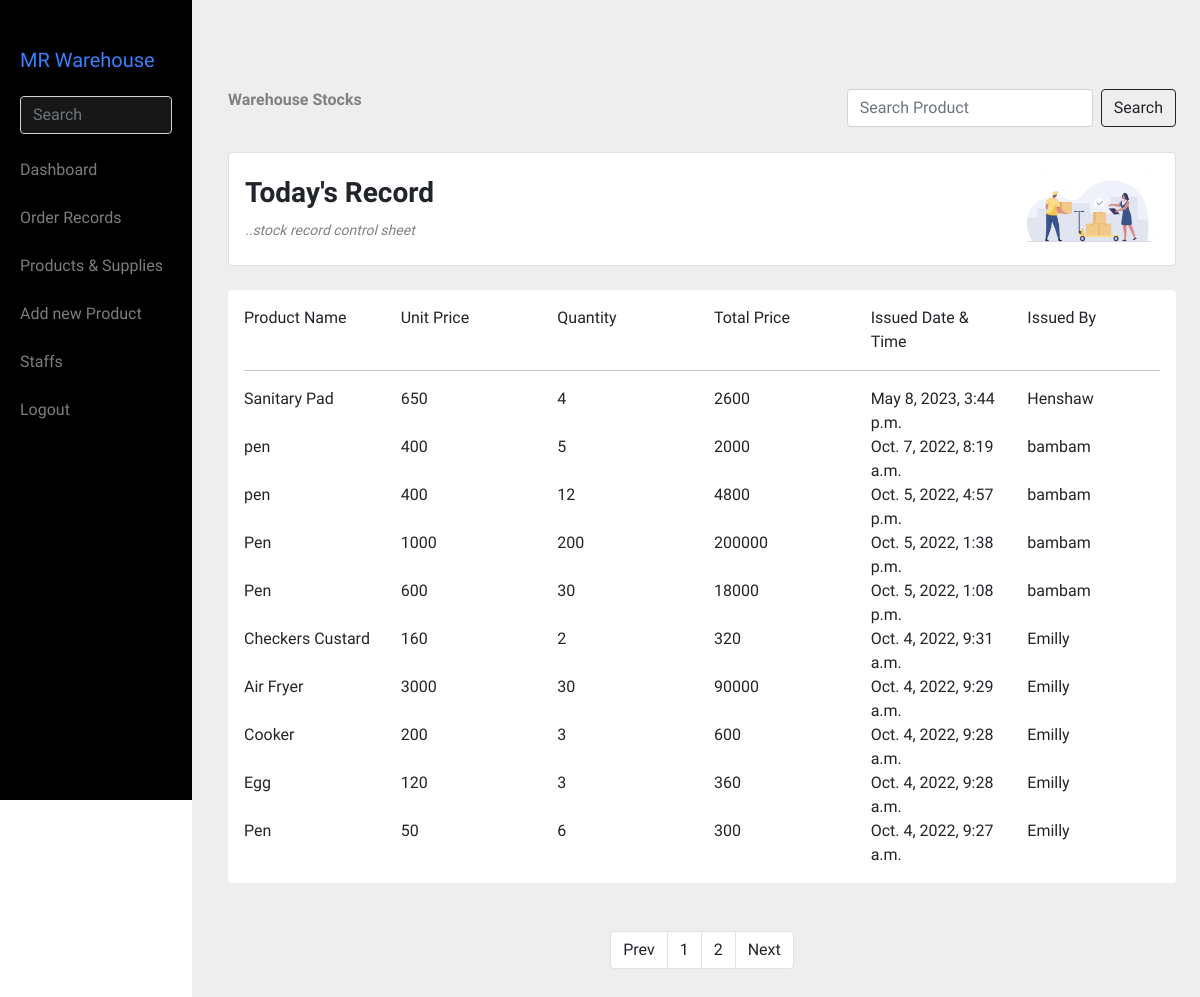
The page /records/ (signed in) on the database its author committed.
### app/models.py (models this page shows)
class Products(models.Model):
    product_name = models.CharField(max_length=100, blank=True)
    category = models.CharField(max_length=100, choices=CATEGORY, blank=True)
    quantity = models.PositiveIntegerField(blank=True)
    unit_price = models.PositiveIntegerField(blank=True)
    total_price = models.PositiveIntegerField(blank=True)
    date = models.DateTimeField(auto_now=True)
    user = models.ForeignKey(User, on_delete=models.CASCADE, default='')

### app/views.py (the view)
# urls.py: path('records/', order_records, name='order_records-page'),
@login_required
def order_records(request):
    if 'q' in request.GET:
        q = request.GET['q']
        multiple_q = Q(Q(product_name__icontains=q))
        paged_post = Products.objects.filter(multiple_q)
    else:
        products = Products.objects.all().order_by('-id')
        paginator = Paginator(products, 10)
        page = request.GET.get('page')
        paged_post = paginator.get_page(page)
    context = {
        'products':paged_post,
    }
    return render(request, 'app/order_records.html', context)

### app/templates/app/order_records.html (shortened to what this page needs)
{% load static %}
<!doctype html>
<html lang="en">
  <head>
    <link rel="stylesheet" href="{% static 'css/global.css' %}">
    <link href="https://cdn.jsdelivr.net/npm/bootstrap@5.1.3/dist/css/bootstrap.min.css" rel="stylesheet">
    <link href="https://cdn.jsdelivr.net/npm/remixicon@2.5.0/fonts/remixicon.css" rel="stylesheet">
  </head>
  <body class="body">
    <main class="main">
        <div class="row">
            <div class="col-md-2 d-md-block d-none sidebar py-5 sticky-top">
              <div class="col side_bar_center">
                    <div class="col"><h5 class="mr_warehouse">MR Warehouse</h5></div>
                    <div class="col pt-3">
                    <form class="d-flex">
                        <input class="form-control search me-2" type="search" placeholder="Search" aria-label="Search">
                    </form>
                    </div>
                    <div class="col pt-4"><a href="{% url 'admin_dashboard-page' %}" class="navicon">Dashboard</a></div>
                    <div class="col pt-4"><a class="navicon" href="{% url 'order_records-page' %}">Order Records</a></div>
                    <div class="col pt-4"><a class="navicon" href="{% url 'warehouse_stock-page' %}">Products & Supplies</a></div>
                    <div class="col pt-4"><a class="navicon" href="{% url 'add_new-page' %}">Add new Product</a></div>
                    <div class="col pt-4"><a class="navicon" href="{% url 'staffs-page' %}">Staffs</a></div>
                    <div class="col pt-4 align-self-end"><a class="navicon" href="{% url 'logout-view' %}">Logout</a></div>
              </div>
            </div>
            <div class="col-md-10 col-12 mainbar py-5">
                <nav>
                    <div class="container pt-3">
                        <div class="row py-4">
                            <div class="col-12 d-flex justify-content-between align-items-center">
                                <p class="fw-bold warehouse_stocks">Warehouse Stocks</p>
                                <form class="d-flex">
                                    <input class="form-control me-2" type="search" name="q" placeholder="Search Product" aria-label="Search">
                                    <button class="btn btn-outline-dark" type="submit">Search</button>
                                </form>
                            </div>
                        </div>
                        <div class="row">
                            <div class="col-12 border-0 first_card">
                                <div class="card">
                                    <div class="card-body d-flex align-items-center justify-content-between">
                                        <div class="col">
                                            <h3 class="fw-bold">Today's Record</h3>
                                            <small class="small_blue fst-italic">..stock record control sheet</small>
                                        </div>
                                        <div class="col d-flex align-items-center justify-content-end">
                                            <img src="{% static 'img/logo_2.png' %}" width="140px" height="80px" alt="">
                                        </div>
                                    </div>
                                </div>
                            </div>
                        </div>
                        <div class="row">
                            <div class="col-12">
                                <div class="card border-0 my-4">
                                    <div class="card-body">
                                        <div class="row">
                                            <div class="col-md-2">Product Name</div>
                                            <div class="col-md-2">Unit Price</div>
                                            <div class="col-md-2">Quantity</div>
                                            <div class="col-md-2">Total Price</div>
                                            <div class="col-md-2">Issued Date & Time</div>
                                            <div class="col-md-2">Issued By</div>
                                        </div>
                                        <hr>
                                        {% for object in products %}
                                        <div class="row">
                                            <div class="col-md-2">{{object.product_name}}</div>
                                            <div class="col-md-2">{{object.unit_price}}</div>
                                            <div class="col-md-2">{{object.quantity}}</div>
                                            <div class="col-md-2">{{object.total_price}}</div>
                                            <div class="col-md-2">{{object.date}}</div>
                                            <div class="col-md-2">{{object.user}}</div>
                                        </div>
                                        {% endfor %}
                                    </div>
                                </div>
                            </div>
                        </div>
                        <div class="row pt-4">
                            <div class="col-12">
                                <div class="container d-flex justify-content-center align-items-center">
                                    <div class="pagination-box p-box-2 text-center">
                                    <nav aria-label="Page navigation example">
                                        {% if products.has_other_pages %}
                                        <ul class="pagination">
                                            {% if products.has_previous %}
                                            <li class="page-item">
                                                <a class="page-link text-dark" href="?page={{products.previous_page_number}}"> Prev</a>
                                            </li>
                                            {% else %}
                                            <li class="page-item disabled">
                                                <a class="page-link text-dark"> Prev </a>
                                            </li>
                                            {% endif %}
                                            {% for i in products.paginator.page_range %}
                                            {% if products.number == i %}
                                            <li class="page-item"><a class="page-link active text-dark" href="#">{{i}}</a></li>
                                            {% else %}
                                            <li class="page-item"><a class="page-link text-dark" href="?page={{i}}">{{i}}</a></li>
                                            {% endif %}
                                            {% endfor %}
                                            {% if products.has_next %}
                                            <li class="page-item">
                                                <a class="page-link text-dark" href="?page={{products.next_page_number}}"> Next </a>
                                            </li>
                                            {% else %}
                                            <li class="page-item disabled text-dark">
                                                <a class="page-link text-dark"> Next </a>
                                            </li>
                                            {% endif %}
                                        </ul>
                                        {% endif %}
                                    </nav>
                                </div>
                            </div>
                            </div>
                        </div>
                    </div>
                </nav>
            </div>
        </div>
    </main>
  </body>
</html>

### static/css/global.css (style rules this page uses)
* { margin: 0; padding: 0; box-sizing: border-box; font-family: 'Abyssinica SIL', serif; }
.body { overflow-x: hidden; }
.main { height: fit-content; }
a { text-decoration: none !important; display: block; color: rgba(255, 255, 255, 0.492) !important; }
ul, li { list-style: none; }
.sidebar { background-color: black !important; color: white; height: 100vh; display: flex; justify-content: end !important; }
.mainbar { background-color:#eeeeee; }
.side_bar_center { padding-left: 20px; }
.mr_warehouse { color:#3880ff !important; }
.search { background-color: rgba(128, 128, 128, 0.177) !important; }
.first_card { box-shadow: 0 4px -6px 0 rgba(128, 128, 128, 0.173); }
.warehouse_stocks { color: grey; }
.small_blue { color: grey; }

### rows shown on the page
Products: product_name "Sanitary Pad", unit_price "650", quantity "4", total_price "2600", date "May 8, 2023, 3:44 p.m.", user "Henshaw"
Products: product_name "pen", unit_price "400", quantity "5", total_price "2000", date "Oct. 7, 2022, 8:19 a.m.", user "bambam"
Products: product_name "pen", unit_price "400", quantity "12", total_price "4800", date "Oct. 5, 2022, 4:57 p.m.", user "bambam"
Products: product_name "Pen", unit_price "1000", quantity "200", total_price "200000", date "Oct. 5, 2022, 1:38 p.m.", user "bambam"
Products: product_name "Pen", unit_price "600", quantity "30", total_price "18000", date "Oct. 5, 2022, 1:08 p.m.", user "bambam"
Products: product_name "Checkers Custard", unit_price "160", quantity "2", total_price "320", date "Oct. 4, 2022, 9:31 a.m.", user "Emilly"
Products: product_name "Air Fryer", unit_price "3000", quantity "30", total_price "90000", date "Oct. 4, 2022, 9:29 a.m.", user "Emilly"
Products: product_name "Cooker", unit_price "200", quantity "3", total_price "600", date "Oct. 4, 2022, 9:28 a.m.", user "Emilly"
Products: product_name "Egg", unit_price "120", quantity "3", total_price "360", date "Oct. 4, 2022, 9:28 a.m.", user "Emilly"
Products: product_name "Pen", unit_price "50", quantity "6", total_price "300", date "Oct. 4, 2022, 9:27 a.m.", user "Emilly"

### other values the page prints
{{ i }} "1"
{{ i }} "2"
